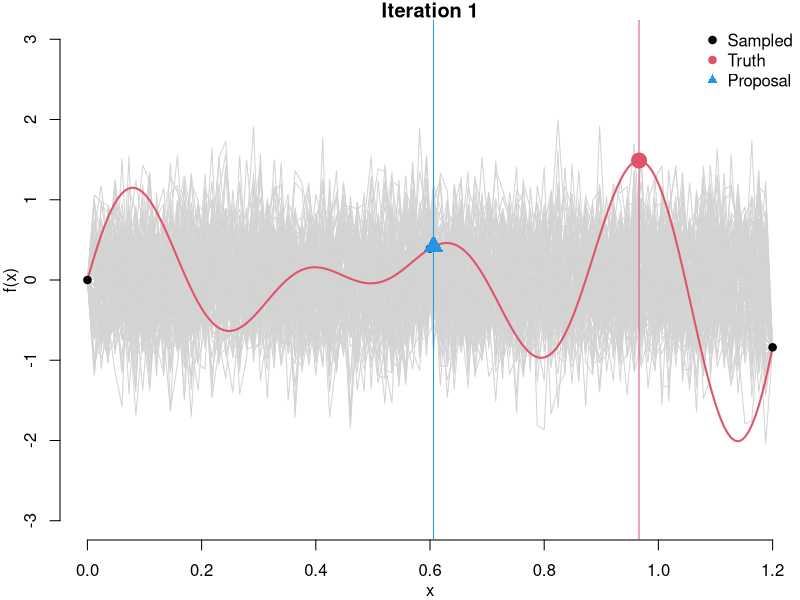
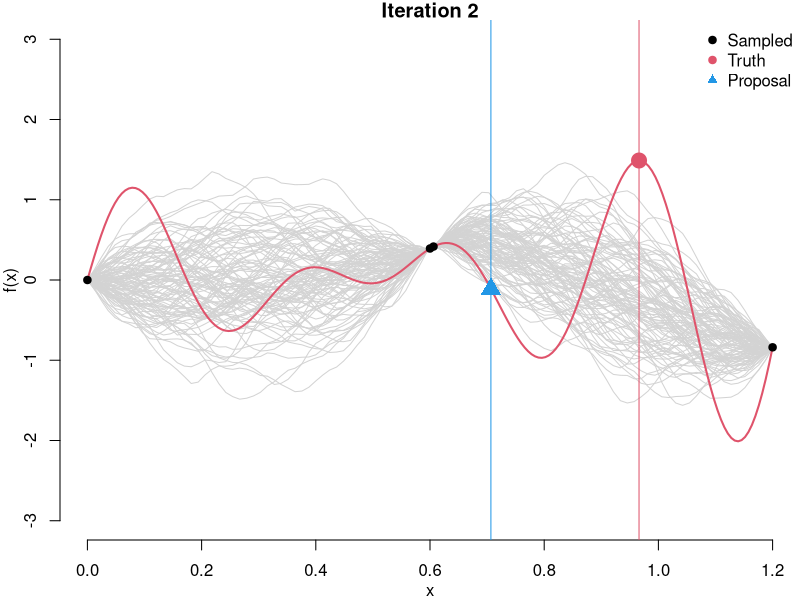
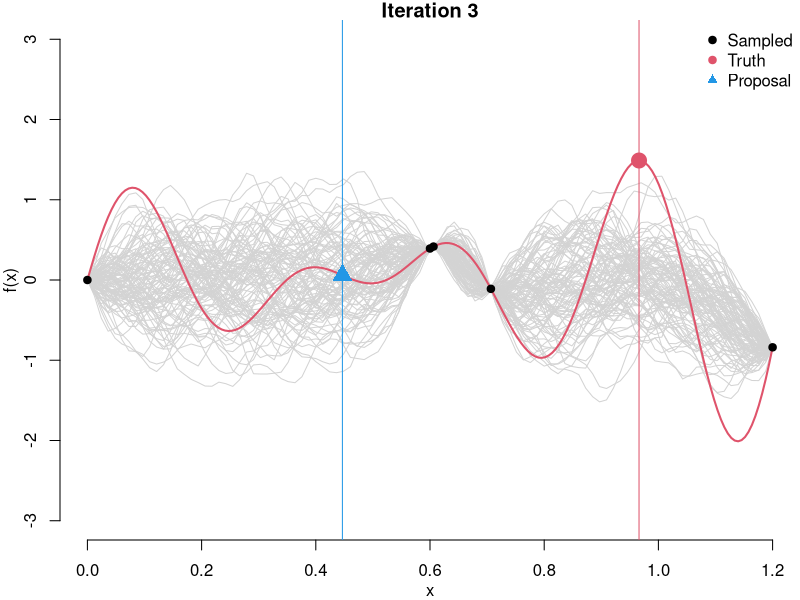
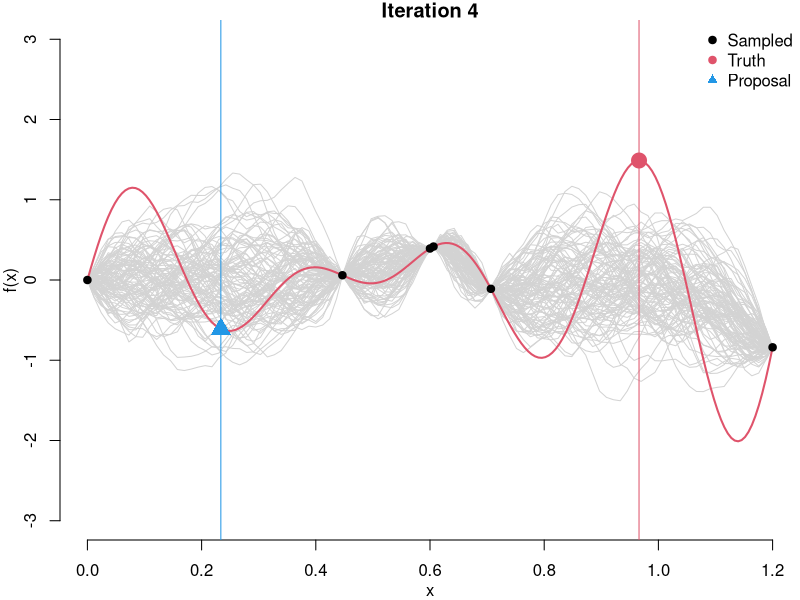
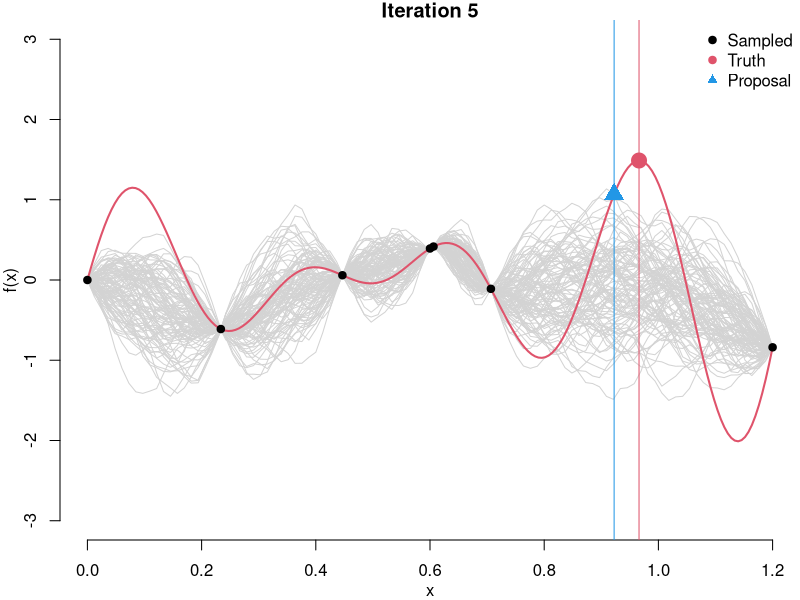
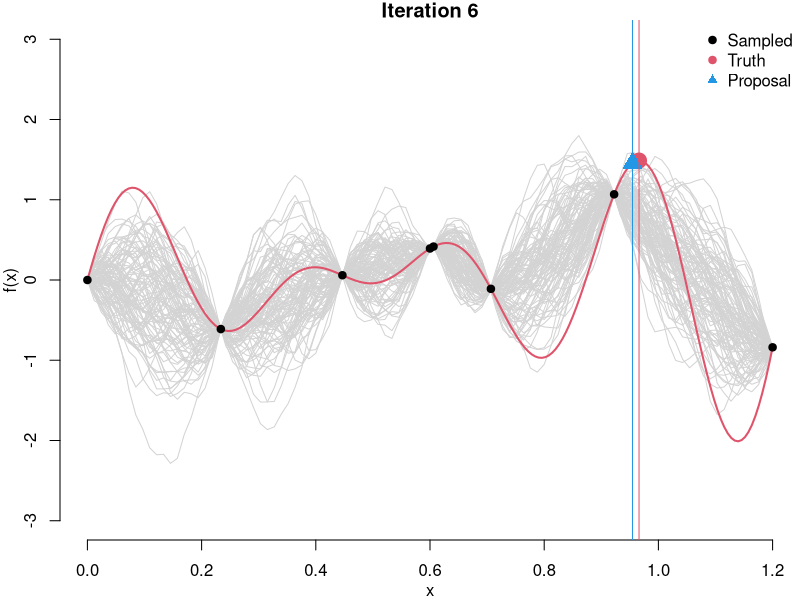
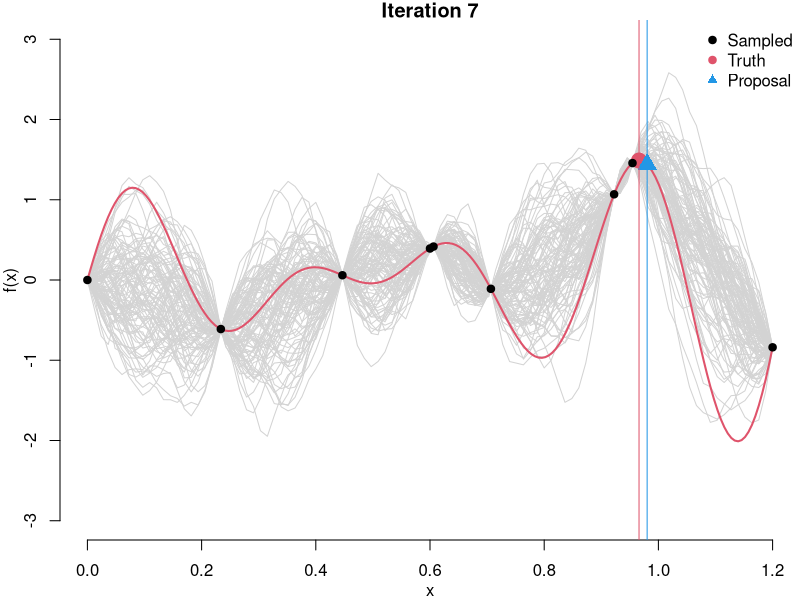
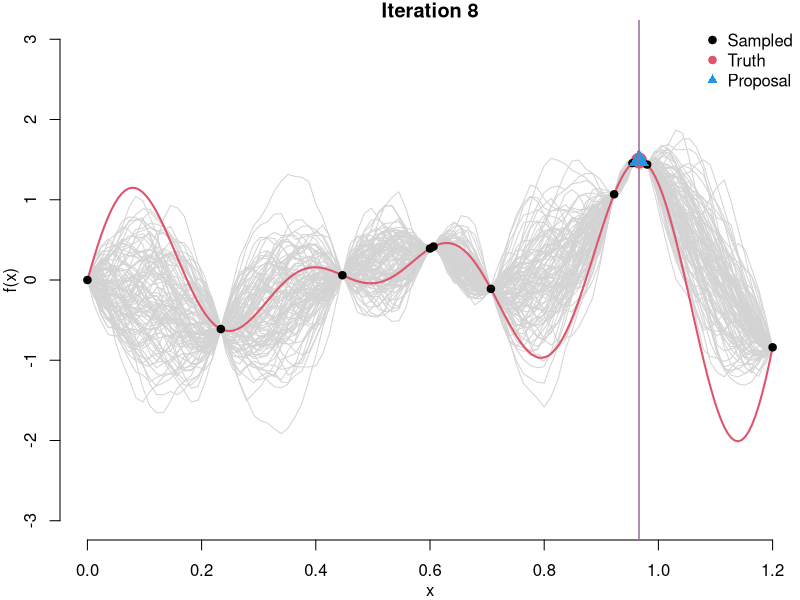

Recreate these plots in R, in order.
##################################################################
# Bayesian Optimization in 1D based on Expected Improvement
##################################################################

library(DEoptim)
library(mvtnorm)

#Objective function that we wish to maximize
obj <- \(x) (1.4 - 3*x) * sin(18*x)

#True maximum
xTrue <- DEoptim(\(x) -obj(x), 0, 1.2, 
                 control = DEoptim.control(trace = FALSE))$optim$bestmem
yTrue <- obj(xTrue)

covMat32 <- function(s, t, alpha, rho) {
  dist <- sqrt((s-t)^2)
  alpha^2 * (1 + (sqrt(3) / rho) * dist) * exp((-sqrt(3) / rho) * dist);
}

getOptPar <- \(x, y) {
  opt <- DEoptim(\(par) {
    cMat <- outer(x, x, covMat32, par[2], par[3]) + diag(1e-12, length(x))
    -dmvnorm(y, mean = rep(par[1], length(x)), sigma = cMat, log = TRUE)
  }, c(0, 0, 0), c(10, 10, 10), control = DEoptim.control(trace = FALSE))
  parOpt <- opt$optim$bestmem
  
  list(mu = parOpt[1], alpha = parOpt[2], rho = parOpt[3])
}

getPosterior <- \(xEval, x, y, mu, alpha, rho) {
  C1 <- outer(x, x, covMat32, parOpt$alpha, parOpt$rho) + diag(1e-12, length(x))
  C2 <- outer(xEval, x, covMat32, parOpt$alpha, parOpt$rho)
  C3 <- outer(xEval, xEval, covMat32, parOpt$alpha, parOpt$rho)
  
  f_mu <- as.numeric(parOpt$mu + C2 %*% solve(C1) %*% (y - parOpt$mu))
  f_cov <- C3 - C2 %*% solve(C1, t(C2))
  f_sigma <- sqrt(diag(f_cov))

  #Calculate Expected Improvement
  #EI(xStar) = E[max(f(xStar) - max(y), 0)]
  Z <- (f_mu - max(y)) / f_sigma
  EI <- (f_mu - max(y)) * pnorm(Z) + f_sigma * dnorm(Z)
  
  list(f_mu = f_mu,
       f_cov = f_cov,
       EI = EI)
}

################### Fitting starts here ###################
#Start by filling out the search space with a few points
x <- seq(0, 1.2, length.out = 3)
y <- obj(x)

#Only used for plotting
xEval <- seq(0, 1.2, length.out = 100)

# Maximum number of iterations
iterMax <- 40

set.seed(12345)
for(iter in 1:iterMax) {
  parOpt <- getOptPar(x, y)
  posterior <- getPosterior(xEval, x, y, parOpt$mu, parOpt$alpha, parOpt$rho)
  
  #Only used for visualization - can be omitted
  f <- rmvnorm(100, posterior$f_mu, posterior$f_cov)
  
  #Find the next proposal
  xNew <- DEoptim(\(xStar) {
    -getPosterior(xStar, x, y, parOpt$mu, parOpt$alpha, parOpt$rho)$EI
  }, c(0), c(1.2), control = DEoptim.control(trace = FALSE))$optim$bestmem
  yNew <- obj(xNew)
  
  ################### Plotting stuff ###################
  cat("Iter ", iter, ": New = ", 
      xNew, " (", yNew, "), ",
      "Best = ", x[which.max(y)], " (", max(y), ")",
      "\n", sep="")
  
  par(mgp=c(2,1,0), mar=c(3,3,1,0), bty="n")
  matplot(xEval, t(f), type="l", lty=1, col="lightgray", ylim=c(-3, 3),
          xlab="x", ylab="f(x)")
  title(paste0("Iteration ", iter))
  curve(obj(x), 0, 1.2, 200, col=2, lwd=2, ylim=c(-3,3), xlab="", ylab="", add = TRUE)
  points(xTrue, yTrue, col = 2, pch = 19, cex=2)
  points(x, y, pch = 19)
  points(xNew, yNew, pch = 17, col=4, cex=2)
  abline(v = xNew, col = 4)
  abline(v = xTrue, col = 2)
  legend("topright", c("Sampled", "Truth", "Proposal"),
         col = c(1,2,4), pch = c(19, 19, 17), bty="n")
  ######################################################
  
  #Update with new observation
  x <- c(x, xNew)
  y <- c(y, yNew)
}
cat("Truth = ", xTrue, " (", yTrue, ")", "\n", sep="")
